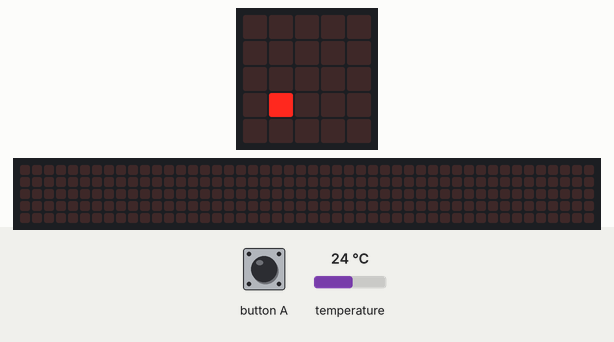
This program was run on a simulated BBC micro:bit running MicroPython. Parts: the board's 5×5 LED display, a strip that is not on the board, showing the scrolling text unrolled. The inputs (shaded band) are chosen by the test bench; at power-on: temperature 24 °C. The 48×5 strip is a reading aid, not a part: it shows the text the display is scrolling, unrolled, one strip-width of it at a time.

Above: at 1.2 s.
1.3 s: button A pressed for 0.15 s
2.0 s: temperature set to 12 °C
At 2.08 s:
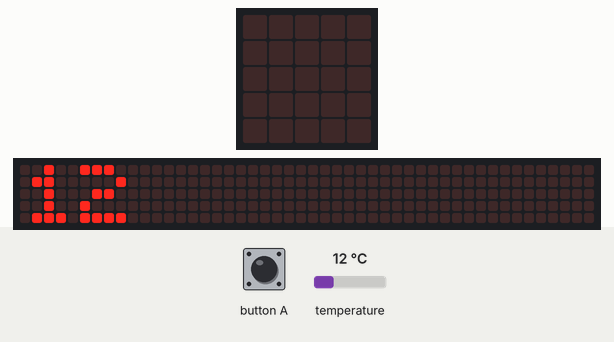
3.9 s: button A pressed for 1 s
At 4.5 s:
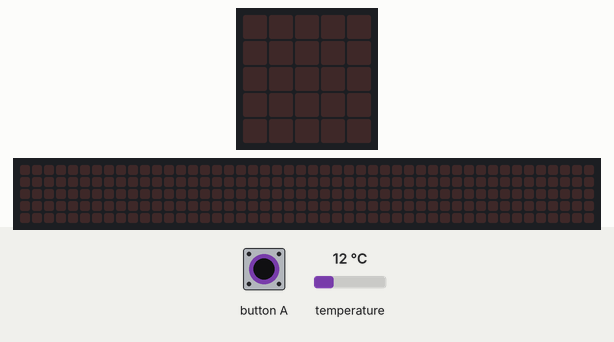
At 6.4 s:
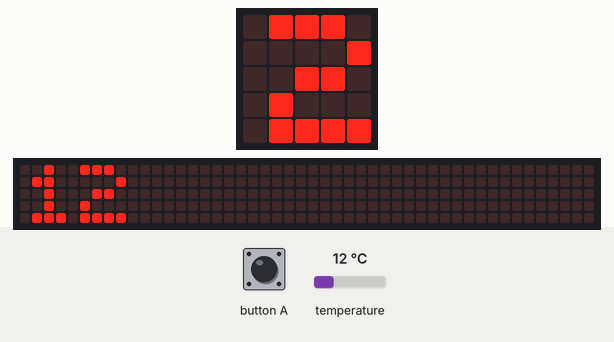
Timing chart, 0 to 7.9 s (numbered marks = the images above; inputs shaded):
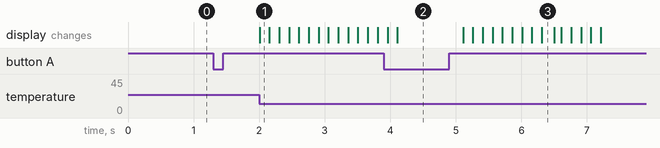

Measured:
- after the input at 1.3 s, every drawn part: stays the same

The program:

Ch14_03_temp_sense.py
```python
from microbit import *
Temp = temperature()
while True:
    display.show('.')
    Temp = temperature()
    if button_a.was_pressed():
        display.scroll(Temp)
    sleep(1000)
    display.clear()
```
